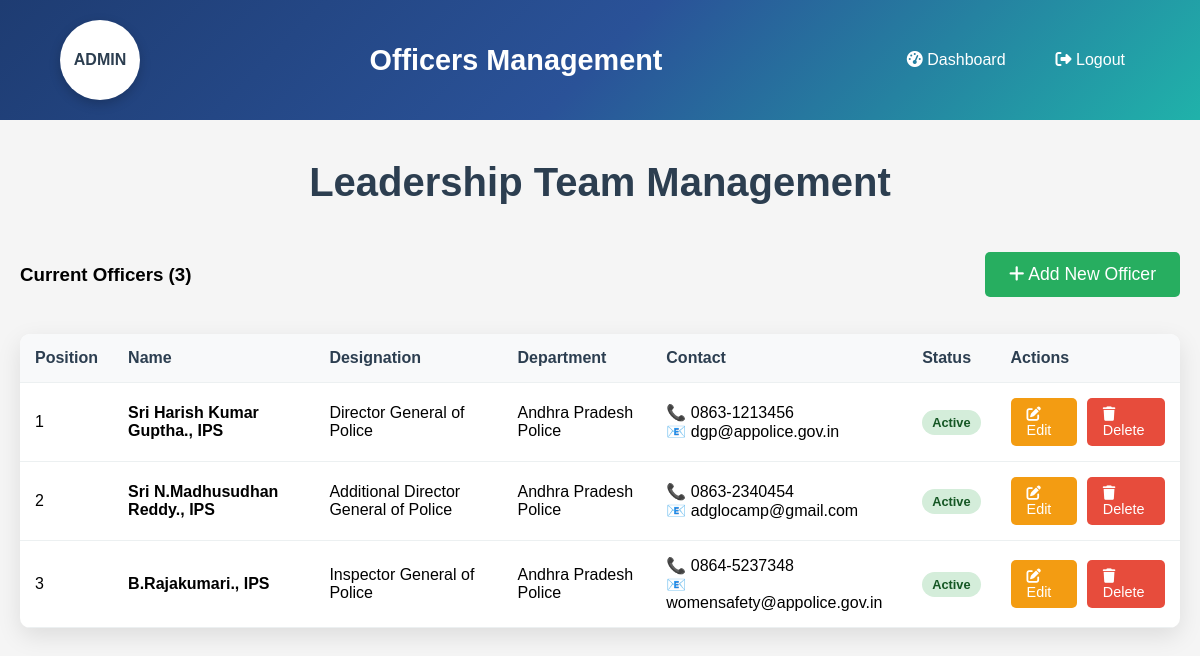
The app's page /admin/officers (signed in) with its own data.
### tables this page shows
CREATE TABLE officers (
                id INTEGER PRIMARY KEY AUTOINCREMENT,
                name TEXT NOT NULL,
                designation TEXT NOT NULL,
                department TEXT,
                phone TEXT,
                email TEXT,
                image_url TEXT,
                bio TEXT,
                position_order INTEGER DEFAULT 0,
                is_active BOOLEAN DEFAULT 1
            );

### app.py (the view)
@app.route('/admin/officers')
def admin_officers():
    if not session.get('admin_logged_in'):
        return redirect(url_for('admin_login'))
    conn = sqlite3.connect('women_safety.db')
    cursor = conn.cursor()
    cursor.execute('SELECT id, name, designation, department, phone, email, position_order, is_active FROM officers ORDER BY position_order, name')
    officers = cursor.fetchall()
    conn.close()
    return render_template('admin_officers.html', officers=officers)

### templates/admin_officers.html (shortened to what this page needs)
<!DOCTYPE html>
<html lang="en">
<head>
    <link rel="stylesheet" href="https://cdnjs.cloudflare.com/ajax/libs/font-awesome/6.4.0/css/all.min.css">
</head>
<body>
    <div class="header">
        <div class="logo">ADMIN</div>
        <div class="header-title">Officers Management</div>
        <div class="nav-links">
            <a href="{{ url_for('admin_dashboard') }}"><i class="fas fa-tachometer-alt"></i> Dashboard</a>
            <a href="{{ url_for('admin_logout') }}"><i class="fas fa-sign-out-alt"></i> Logout</a>
        </div>
    </div>
    <div class="container">
        <h1 class="page-title">Leadership Team Management</h1>
        <div class="actions-bar">
            <h3>Current Officers ({{ officers|length }})</h3>
            <a href="{{ url_for('admin_add_officer') }}" class="btn-add">
                <i class="fas fa-plus"></i> Add New Officer
            </a>
        </div>
        <div class="officers-table">
            <table>
                <thead>
                    <tr>
                        <th>Position</th>
                        <th>Name</th>
                        <th>Designation</th>
                        <th>Department</th>
                        <th>Contact</th>
                        <th>Status</th>
                        <th>Actions</th>
                    </tr>
                </thead>
                <tbody>
                    {% for officer in officers %}
                    <tr>
                        <td>{{ officer[6] }}</td>
                        <td><strong>{{ officer[1] }}</strong></td>
                        <td>{{ officer[2] }}</td>
                        <td>{{ officer[3] }}</td>
                        <td>
                            {% if officer[4] %}📞 {{ officer[4] }}<br>{% endif %}
                            {% if officer[5] %}📧 {{ officer[5] }}{% endif %}
                        </td>
                        <td>
                            {% if officer[7] %}
                                <span class="status-badge status-active">Active</span>
                            {% else %}
                                <span class="status-badge status-inactive">Inactive</span>
                            {% endif %}
                        </td>
                        <td>
                            <div class="action-btns">
                                <a href="{{ url_for('admin_edit_officer', officer_id=officer[0]) }}" class="btn btn-edit">
                                    <i class="fas fa-edit"></i> Edit
                                </a>
                                <a href="{{ url_for('admin_delete_officer', officer_id=officer[0]) }}"
                                   class="btn btn-delete"
                                   onclick="return confirm('Are you sure you want to delete this officer?')">
                                    <i class="fas fa-trash"></i> Delete
                                </a>
                            </div>
                        </td>
                    </tr>
                    {% endfor %}
                </tbody>
            </table>
        </div>
    </div>
</body>
</html>

### templates/admin_officers.html (style rules this page uses)
body { font-family: Arial, sans-serif; margin: 0; background: #f5f5f5; }
.header { background: linear-gradient(135deg, #1e3c72 0%, #2a5298 50%, #20b2aa 100%); padding: 20px 60px; display: flex; align-items: center; justify-content: space-between; color: #fff; }
.logo { width: 80px; height: 80px; background: #fff; border-radius: 50%; display: flex; align-items: center; justify-content: center; box-shadow: 0 4px 12px rgba(0,0,0,0.2); color: #2c3e50; font-weight: bold; }
.header-title { font-size: 1.8em; font-weight: bold; }
.nav-links { display: flex; gap: 20px; }
.nav-links a { color: #fff; text-decoration: none; padding: 10px 15px; border-radius: 5px; transition: all 0.3s; }
.container { max-width: 1200px; margin: 40px auto; padding: 0 20px; }
.page-title { font-size: 2.5em; color: #2c3e50; text-align: center; margin-bottom: 40px; }
.actions-bar { display: flex; justify-content: space-between; align-items: center; margin-bottom: 30px; }
.btn-add { background: #27ae60; color: #fff; padding: 12px 24px; border: none; border-radius: 5px; text-decoration: none; font-size: 1.1em; transition: all 0.3s; }
.officers-table { width: 100%; background: #fff; border-radius: 10px; overflow: hidden; box-shadow: 0 8px 25px rgba(0,0,0,0.1); }
.officers-table table { width: 100%; border-collapse: collapse; }
.officers-table th, .officers-table td { padding: 15px; text-align: left; border-bottom: 1px solid #ecf0f1; }
.officers-table th { background: #f8f9fa; color: #2c3e50; font-weight: bold; }
.status-badge { padding: 5px 10px; border-radius: 15px; font-size: 0.8em; font-weight: bold; }
.status-active { background: #d4edda; color: #155724; }
.action-btns { display: flex; gap: 10px; }
.btn { padding: 8px 16px; border: none; border-radius: 5px; text-decoration: none; font-size: 0.9em; cursor: pointer; transition: all 0.3s; }
.btn-edit { background: #f39c12; color: #fff; }
.btn-delete { background: #e74c3c; color: #fff; }

### records on screen
officers: position_order "1", name "Sri Harish Kumar Guptha., IPS", designation "Director General of Police", department "Andhra Pradesh Police", phone "0863-1213456", email "dgp@appolice.gov.in", is_active "Active"
officers: position_order "2", name "Sri N.Madhusudhan Reddy., IPS", designation "Additional Director General of Police", department "Andhra Pradesh Police", phone "0863-2340454", email "adglocamp@gmail.com", is_active "Active"
officers: position_order "3", name "B.Rajakumari., IPS", designation "Inspector General of Police", department "Andhra Pradesh Police", phone "0864-5237348", email "womensafety@appolice.gov.in", is_active "Active"

### other values on screen
{{ officers|length }} "3"
